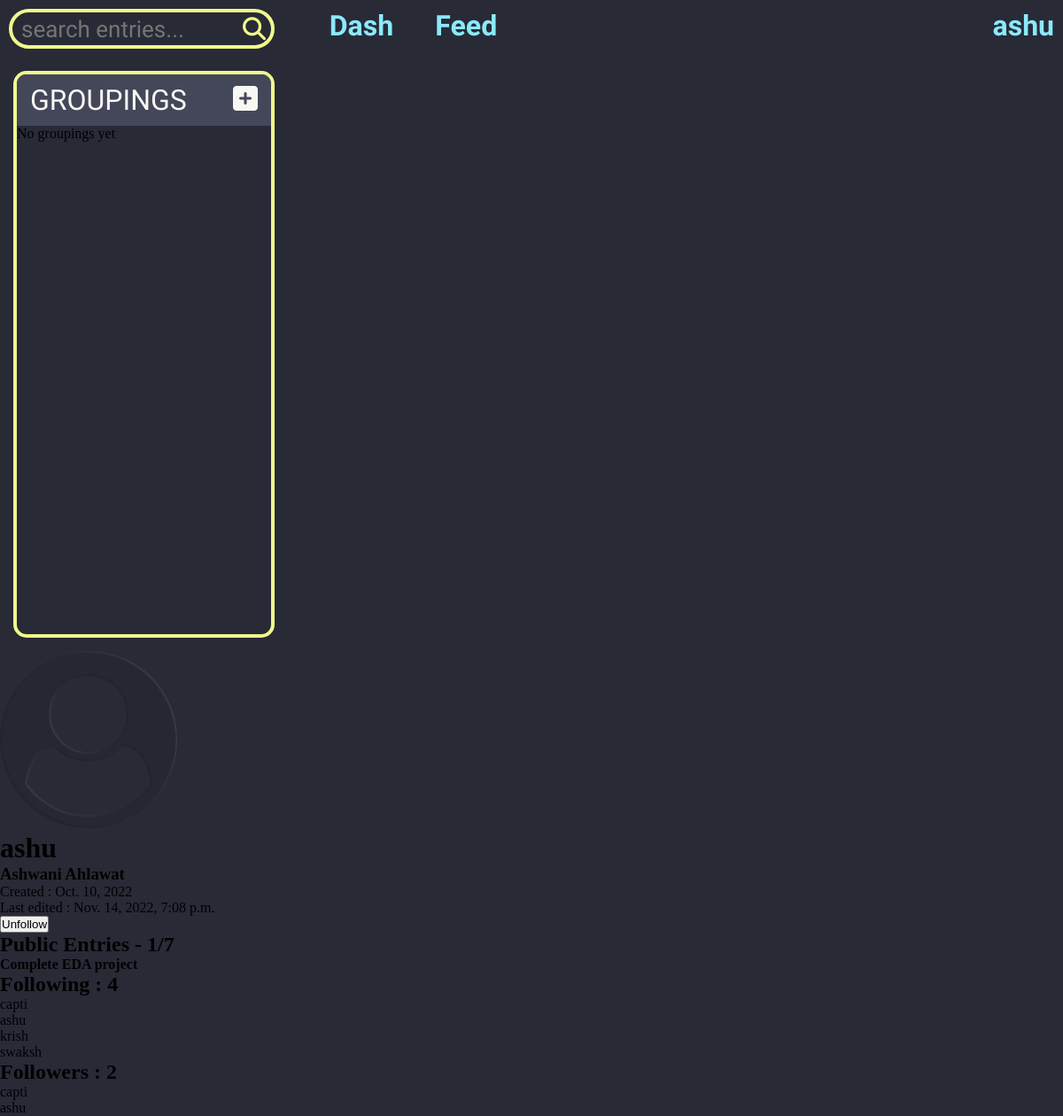
/accounts/profile/ashu (signed in), run on the app's committed database.
### accounts/models.py (models this page shows, shortened)
class Profile(models.Model):
    gender_choices = (
        ("Male","Male"),
        ("Female", "Female"),
        ("Other", "Other")
    )
    user = models.OneToOneField(User, models.CASCADE,related_name="profile")
    about = models.TextField(blank=True)
    dp = models.ImageField(default = "images/defaults/dp.png", upload_to = "images/dps/")
    phone = models.CharField(blank=True, max_length=13)
    gender = models.CharField(blank=True, choices=gender_choices, max_length=7)
    bday = models.DateField(blank=True,null=True)
    followers = models.ManyToManyField('self',blank=True,related_name='user_followers',symmetrical=False)
    following = models.ManyToManyField('self',blank=True,related_name='user_following',symmetrical=False)
    created = models.DateField(auto_now_add=True)
    edited = models.DateTimeField(auto_now=True)

### main/models.py (models this page shows, shortened)
class Entry(models.Model):
    image = models.ImageField(upload_to="images/entries/", blank=True)
    title = models.CharField(max_length=60,blank=False)
    content = models.TextField(blank=True)
    done = models.BooleanField(default=False)
    public = models.BooleanField(default=False)
    created = models.DateField(auto_now_add=True)
    edited = models.DateField(auto_now=True)
    user = models.ForeignKey(User, models.CASCADE,related_name="entries")

### accounts/views.py (the view, shortened to what this page needs)
# urls.py: path('profile/<str:username>', views.profile_other),
def profile_other(request, username):
    followed = False
    try:
        user_other = User.objects.get(username=username)
        profile_other = user_other.profile
        public_entries = user_other.entries.filter(public=True)
        if request.user.is_authenticated:
            profile = request.user.profile
            if profile_other in profile.following.all():
                followed = True
    except Exception as e:
        print(e)
        profile_other = None
        public_entries = None
    data = {
        "profile" : profile_other,
        "followed" : followed,
        "public_entries" : public_entries,
        "tot_entries" : len(profile_other.user.entries.all())
    }
    return render(request, "accounts/profile_other.html", data)

### templates/accounts/profile_other.html (shortened to what this page needs)
{% extends 'base.html' %}
{% block content %}
    {% if profile %}
    <div>
        <img src="/media/{{profile.dp}}" alt="" height="200" width="200">
        <h1> {{profile.user.username}} </h1>
        <h3>{{profile.user.first_name}} {{profile.user.last_name}}</h3>
        <p>Created : {{profile.created}}</p>
        <p>Last edited : {{profile.edited}}</p>
        {% if request.user.is_authenticated %}
            <form action="" method="post">
                {% if followed %}
                    <input type="submit" value="Unfollow">
                {% else %}
                    <input type="submit" value="Follow">
                {% endif %}
            </form>
            <div>
                <h2>Public Entries - <span>{{public_entries|length}}/{{tot_entries}}</span> </h2>
                <ul>
                    {% for entry in public_entries|slice:":10" %}
                        <li><b>{{entry.title}}</b></li>
                    {% endfor %}
                </ul>
            </div>
            <div>
                <h2>Following : {{profile.following.all|length}}</h2>
                <ul>
                    {% for follower in profile.following.all|slice:":10" %}
                        <li>{{follower.user.username}}</li>
                    {% endfor %}
                </ul>
            </div>
            <div>
                <h2>Followers : {{profile.followers.all|length}}</h2>
                <ul>
                    {% for follower in profile.followers.all|slice:":10"  %}
                        <li>{{follower.user.username}}</li>
                    {% endfor %}
                </ul>
            </div>
        {% else %}
            <p>To follow people or see the followers/following you need to login <a href="/accounts/login">here</a></p>
        {% endif %}
    </div>
    {% else %}
    <div>
        User doesn't exist
    </div>
    {% endif %}
{% endblock %}

### templates/base.html (shortened to what this page needs)
<!DOCTYPE html>
<html lang="en">
<head>
    <link rel="stylesheet" href="https://cdnjs.cloudflare.com/ajax/libs/font-awesome/6.2.1/css/all.min.css" />
    <link rel="stylesheet" href="/media/css/base.css">
</head>
<body>
    <nav>
        <div class="search">
            <form  action="/accounts/search/">
                <input type="text" class="input" name="query" onmouseout="this.value = ''; this.blur();" placeholder="search entries...">
                <i class="fas fa-search"></i>
            </form>
        </div>
        <div class="dash"><a class="active" href="/dash">Dash</a></div>
        <div class="feed"><a class="active" href="/feed">Feed</a></div>
        <div class="user">
            {% if user.is_authenticated %}
                <a href="/accounts/profile">{{user.username}}</a>
            {% else %}
                <a href="/accounts/login">Login</a>
            {% endif %}
        </div>
    </nav>
        <div class="groupings">
            {% if user.is_authenticated %}
                <div class="grouping-head">
                    <div>GROUPINGS</div>
                    <a href="/grouping/new/" class="new-grouping">
                        <i class="fa-solid fa-square-plus"></i>
                    </a>
                </div>
                {% if groupings %}
                    {% for grouping in groupings %}
                    <a href="/grouping/{{grouping.id}}">
                    <div class="grouping">
                        <span class="grouping-name">{{grouping.title}}</span>
                        <span class="number">{{grouping.num_entries}}</span>
                    </div>
                    <hr>
                    </a>
                    {% endfor %}
                {% else %}
                    <div>No groupings yet</div>
                {% endif %}
            {% else %}
                <div>Login first to see your groupings</div>
            {% endif %}
        </div>
        {% block content %}
        {% endblock %}
</body>
</html>

### media/css/base.css (style rules this page uses)
:root { --black: #282a36; --gray: #44475a; --comment: #6272a4; --white: #f8f8f2; --blue: #8be9fd; --green: #50fa7b; --purple: #bd93f9; --pink: #ff79c6; --red: #ff5555; --yellow: #f1fa8c; --orange: #ffb86c; }
* { margin: 0; padding: 0; box-sizing: border-box; }
a { text-decoration: none; }
body { background-color: var(--black) }
nav { display: flex; padding: 10px; }
nav > div { padding: 0px; }
.dash { margin-left: 1%; font-family: "Raleway"; font-size: xx-large; font-weight: bold; }
.feed { margin-left: 4%; font-family: "Raleway"; font-size: xx-large; font-weight: bold; }
.user { margin-left: auto; font-family: "Raleway"; font-size: xx-large; font-weight: bold; }
nav a { transition: 0.3s; color: var(--blue); }
.search { width: 350px; position: relative; }
input[type="text"] { padding: 10px; width: 300px; height: 45px; background: none; border: 4px solid var(--yellow); border-radius: 50px; font-family: "Dosis"; font-size: 26px; color: var(--yellow); outline: none; transition: .5s; }
.search i { position: relative; font-size: 26px; left: -40px; color: var(--yellow); transition: .2s; }
.groupings { margin: 15px; width: 295px; height: 80vh; border: 4px solid var(--yellow); border-radius: 15px; }
.grouping-head { display: flex; justify-content: space-between; font-size: xx-large; padding: 10px 15px; border-radius: 10px 10px 0 0; background-color: var(--gray); }
.grouping-head div { font-family: "Raleway"; color: var(--white); }
.grouping-head a i { transition: 0.5s; color: var(--white); }
.groupings a { color: var(--white); }

### data on the page
Profile: dp (picture), user.username "ashu", user.first_name "Ashwani", user.last_name "Ahlawat", created "Oct. 10, 2022", edited "Nov. 14, 2022, 7:08 p.m.", following.all|length "4", followers.all|length "2"
Entry: title "Complete EDA project"
Profile: user.username "capti"
Profile: user.username "krish"
Profile: user.username "swaksh"

### other printed values
{{ user.username }} "ashu"
{{ public_entries|length }} "1"
{{ tot_entries }} "7"
